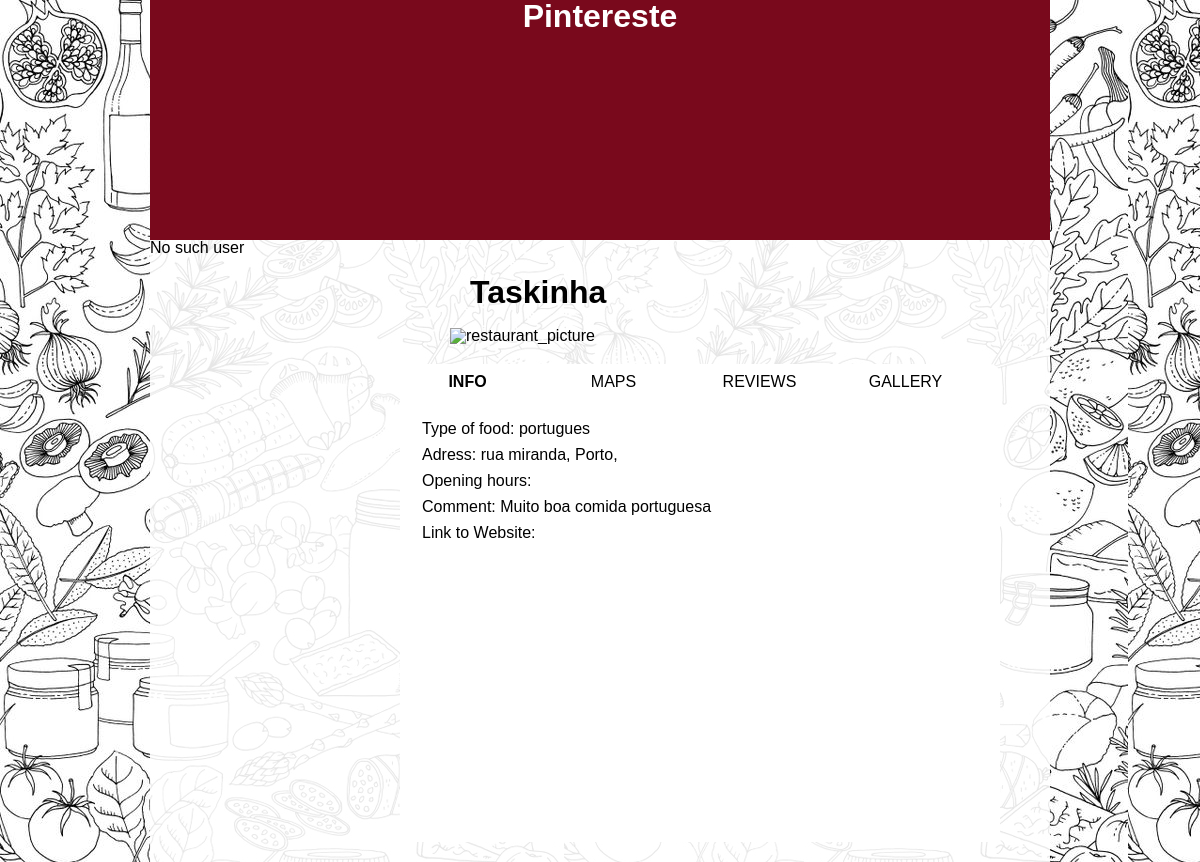
Screenshot of /views/restaurant.php?id=1 with the database file from the repository.
### tables this page shows
CREATE TABLE restaurant (
  id INTEGER PRIMARY KEY AUTOINCREMENT,
  name TEXT,
  rate INTEGER,
  street TEXT,
  number TEXT,
  city TEXT,
  postcode TEXT,
  opening_hours TEXT,
  link_to_website TEXT,
  type_of_food TEXT,
  comment TEXT,
  telephoneNumber TEXT
);

### database/restaurant.php (called while the page is built, shortened)
<?php
    function getRestaurantById($id){
      global $dbh;
      $stm = $dbh->prepare('SELECT * FROM restaurant WHERE id = ?');
      $stm->execute(array($id));
      return $stm->fetch();
    }
 ?>

### templates/restaurant/restaurant_tabs/restaurant_info.php (the view)
<div id="restaurant_info" class="restaurant_tabs_active">
  <ul>
    <li><a>Type of food: </a><?=$restaurant['type_of_food']?></li>
    <li><a>Adress: </a><?=$restaurant['street'].', '.$restaurant['city'].', '.$restaurant['postcode'] ?></li>
    <li><a>Opening hours: </a><?=$restaurant['opening_hours']?></li>
    <li><a>Comment: </a><?=$restaurant['comment']?></li>
    <li><a>Link to Website: </a><a<?=$restaurant['link_to_website']?>></a></li>
  </ul>
</div>

### templates/restaurant/restaurant_above_tabs.php
<div id="restaurant_above_tabs">
  <div id="restaurant_name">
    <h1><?= $restaurant['name'] ?></h1>
  </div>
  <div id="restaurant_picture">
   <img src="../pics/restaurant_example_2.png" alt="restaurant_picture" width="400" height="200">
  </div>
</div>

### css/style_1.css (style rules this page uses)
body { background-image: url('../pics/background_1.jpg'); background-repeat: repeat; width: 900px; margin: 0px auto; font-family: verdana, sans-serif; background-attachment: fixed; }
#restaurant_above_tabs { margin-left: 300px; }
#restaurant_name { padding: 20px; }
#restaurant_picture { margin-bottom: 20px; align: center; }
.restaurant_tabs_content, .restaurant_tabs_active { border: 1px solid white; clear: left; display: block; margin-bottom: 20px; height: 400px; padding: 20px; }
#restaurant_info li { padding-bottom: 10px; }

### css/style_small_screen.css (style rules this page uses)
body { background-image: url('../pics/background_1.jpg'); background-attachment: fixed; margin: 0 0; font-family: verdana, sans-serif; width: 100vw; }
#restaurant_above_tabs { margin-left: 5vw; }
#restaurant_name { padding: 5vh 5vw; }
.restaurant_tabs_content, .restaurant_tabs_active { border-bottom: 0.1vh solid black; padding: 2vh 0; clear: left; display: block; }

### rows the page displays
restaurant: name "Taskinha", type_of_food "portugues", street "rua miranda", city "Porto", comment "Muito boa comida portuguesa"
